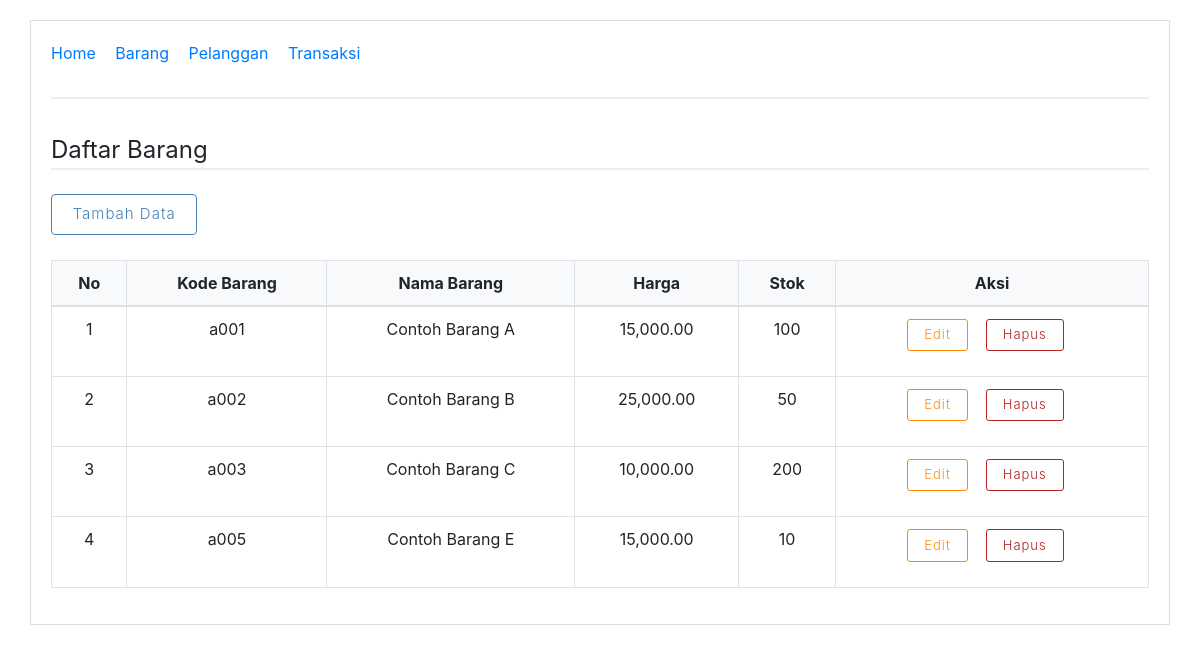
/index.php?controller=barang&action=index, run on the app's committed database.
### tables this page shows
CREATE TABLE `produk` (
  `id` int(11) NOT NULL,
  `kode_barang` varchar(10) NOT NULL,
  `nama_barang` varchar(50) NOT NULL,
  `harga` int(11) NOT NULL,
  `stok` int(11) NOT NULL
);

### App/controllers/BarangController.php (called while the page is built, shortened)
<?php
class BarangController
{
    private $db;
    public function __construct($db)
    {
        $this->db = $db;
    }
    public function index()
    {
        $query = "SELECT * FROM produk";
        $statement = $this->db->query($query);
        $data = $statement->fetchAll();
        require_once __DIR__ . "/../views/barang/index.php";
    }
}

### App/Views/Barang/index.php (the view, shortened to what this page needs)
<!DOCTYPE html>
<html lang="en">
<head>
    <link rel="stylesheet" href="https://maxcdn.bootstrapcdn.com/bootstrap/4.5.2/css/bootstrap.min.css">
</head>
<body>
    <div class="container">
        <nav>
            <ul>
                <li><a href="index.php?controller=home&action=index">Home</a></li>
                <li><a href="index.php?controller=barang&action=index">Barang</a></li>
                <li><a href="index.php?controller=pelanggan&action=index">Pelanggan</a></li>
                <li><a href="index.php?controller=transaksi&action=index">Transaksi</a></li>
            </ul>
        </nav>
<hr>
        <h1>Daftar Barang</h1>
        <a href="index.php?controller=barang&action=create" a class="btn btn-medium btn-blue">Tambah Data</a>
        <table class="table table-bordered">
            <thead>
                <tr>
                    <th>No</th>
                    <th>Kode Barang</th>
                    <th>Nama Barang</th>
                    <th>Harga</th>
                    <th>Stok</th>
                    <th>Aksi</th>
                </tr>
            </thead>
            <tbody>
                <?php foreach ($data as $key => $barang): ?>
                    <tr>
                        <td><?= $key + 1 ?></td>
                        <td><?= $barang['kode_barang'] ?></td>
                        <td><?= $barang['nama_barang'] ?></td>
                        <td><?= number_format($barang['harga'], 2, '.', ',') ?></td>
                        <td><?= $barang['stok'] ?></td>
                        <td>
                            <a href="index.php?controller=barang&action=edit&id=<?= $barang['kode_barang'] ?>" class="btn btn-small btn-orange btn-radius">Edit</a>
                            <a href="index.php?controller=barang&action=delete&id=<?= $barang['kode_barang'] ?>" class="btn btn-small  btn-red btn-radius">Hapus</a>
                        </td>
                    </tr>
                <?php endforeach; ?>
            </tbody>
        </table>
    </div>
</body>
</html>

### App/Views/Barang/index.php (style rules this page uses)
nav { margin-bottom: 20px; }
nav ul { list-style-type: none; padding: 0; }
nav ul li { display: inline; margin-right: 15px; }
h1 { font-weight: normal; font-size: 1.5rem; margin-top: 10px; }
.container { border: 1px solid #ddd; padding: 20px; margin-top: 20px; }
table { width: 100%; border-collapse: collapse; margin-top: 10px; }
th, td { text-align: center; padding: 8px; border: 1px solid #dee2e6; }
th { background-color: #f8f9fa; font-weight: bold; }
*, *:before, *:after { -webkit-box-sizing: border-box; -moz-box-sizing: border-box; box-sizing: border-box; margin: 0; padding: 0; }
hr { display: block; height: 1px; border: 0; border-top: 2px solid #eee; margin: 2em 0; padding: 0; }
h1, h2 { margin-bottom: 1em; border-bottom: 2px solid #eee; line-height: 1.5; }
a.btn,.btn { margin-right: 1em; margin-bottom: 1em; display: inline-block; outline: none; *zoom: 1; text-align: center; text-decoration: none; font-family: inherit; font-weight: 300; letter-spacing: 1px; vertical-align: middle; border: 1px solid; transition: all 0.2s ease; box-sizing: border-box; text-shadow: 0 1px 0 rgba(0,0,0,0.01); }
.btn-radius { border-radius: 3px; }
.btn-small { font-size: 0.8125em; padding: 0.4125em 1.25em; }
.btn-medium { font-size: 0.9375em; padding: 0.5375em 1.375em; }
.btn-blue { color: #4682B4; border-color: #4682B4; }
.btn-orange { color: #FF8C00; border-color: #FF8C00; }
.btn-red { color: #B22222; border-color: #B22222; }

### data on the page
produk: kode_barang "a001", nama_barang "Contoh Barang A", harga "15,000.00", stok "100"
produk: kode_barang "a002", nama_barang "Contoh Barang B", harga "25,000.00", stok "50"
produk: kode_barang "a003", nama_barang "Contoh Barang C", harga "10,000.00", stok "200"
produk: kode_barang "a005", nama_barang "Contoh Barang E", harga "15,000.00", stok "10"
